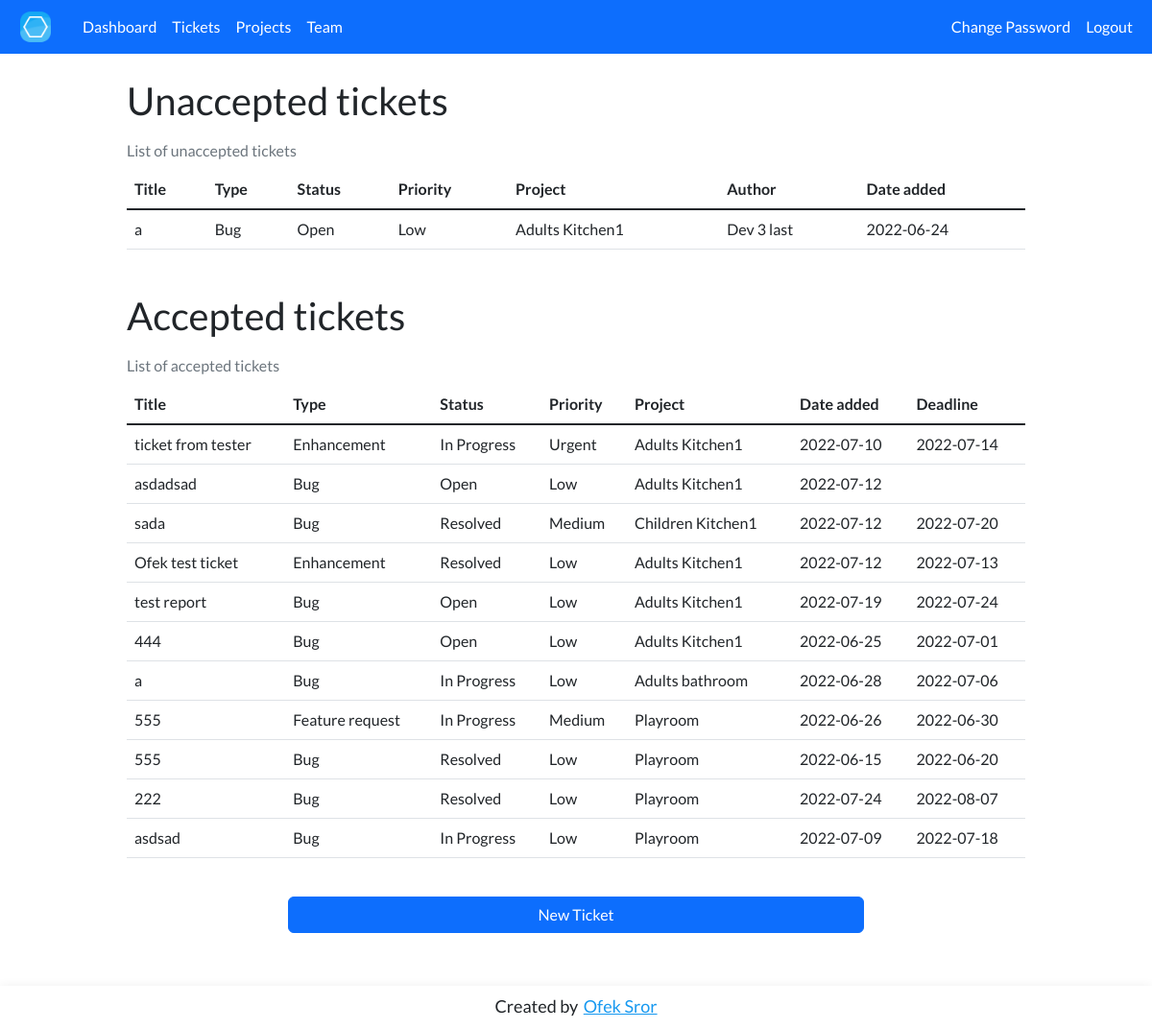
The app's page /control/tickets (signed in) with its own data.
### tables this page shows
CREATE TABLE tickets (
    id INTEGER PRIMARY KEY,
    title TEXT,
    description TEXT,
    status TEXT,
    priority TEXT,
    type TEXT,
    deadline DATE,
    time_estimate INTEGER,
    author INTEGER,
    date_added DATE,
    project INTEGER,
    accepted BIT DEFAULT 0,
    FOREIGN KEY(author) REFERENCES users(id)
    FOREIGN KEY(project) REFERENCES projects(id)
);

CREATE TABLE projects (
    id INTEGER PRIMARY KEY,
    company INTEGER,
    title TEXT,
    status TEXT,
    FOREIGN KEY(company) REFERENCES companies(id)
);

### app.py (the view)
@app.route("/control/tickets", methods=["GET", "POST"]) #/test/tickets
@login_required
def testTicketManagement():
    if request.method == 'POST':
        ticket_id = request.form.get("ticket-ID")
        title = request.form.get("ticket-Title")
        description = request.form.get("ticket-Description")
        t_type = request.form.get("ticket-Type")
        status = request.form.get("ticket-Status")
        priority = request.form.get("ticket-Priority")
        deadline = request.form.get("ticket-Deadline")
        time_estimate = request.form.get("ticket-TimeEstimate")
        project = request.form.get("ticket-Projects")
        cursor.execute("UPDATE tickets SET title=?, description=?, status=?, priority=?, type=?, deadline=?, time_estimate=?, project=?, accepted = 1 WHERE id = ?", (title, description, status, priority, t_type, deadline, time_estimate, project, ticket_id,))
        assigned = request.form.getlist('ticket-Assign')
        cursor.execute("DELETE FROM assignedtickets WHERE ticket_id = ?", (ticket_id,))
        for member in assigned:
            cursor.execute("INSERT INTO assignedtickets (ticket_id, dev_id) VALUES (?, ?)", (ticket_id, member,))
        db.commit()
        flash("Ticket updated successfully")
        return redirect("/control/tickets")
    else:
        if session['role'] != 'admin':
            return redirect('/')
        raw_tickets = cursor.execute("SELECT * FROM tickets WHERE project IN (SELECT id FROM projects WHERE company = ?)", (session['company'],)).fetchall()
        unaccepted_tickets = []
        accepted_tickets = []
        for raw_ticket in raw_tickets:
            first, last = cursor.execute("SELECT first_name, last_name FROM users WHERE id = ?", (raw_ticket[8],)).fetchall()[0]
            author = first + " " + last
            properties = {
                "id": raw_ticket[0],
                "title": raw_ticket[1],
                "description": raw_ticket[2],
                "status": raw_ticket[3],
                "priority": raw_ticket[4],
                "type": raw_ticket[5],
                "deadline": raw_ticket[6],
                "time_estimate": raw_ticket[7],
                "author": author,
                "date_added": raw_ticket[9],
                "project": cursor.execute("SELECT title FROM projects WHERE id = ?", (raw_ticket[10],)).fetchall()[0][0],
                "project_id": raw_ticket[10],
            }
            if raw_ticket[11] == 0 or raw_ticket[11] == None:
                unaccepted_tickets.append(properties)
            elif raw_ticket[11] == 1:
                accepted_tickets.append(properties)
        raw_projects = cursor.execute('SELECT id, title FROM projects WHERE company = ?', (session['company'],)).fetchall()
        projects = []
        for i in raw_projects:
            projects.append({
                "id": i[0],
                "title": i[1]
            })
        raw_members = cursor.execute('SELECT id, first_name, last_name, role FROM users WHERE company_id = ?', (session['company'],)).fetchall()
        members = []
        for i in raw_members:
            members.append({
                "id": i[0],
                "name": i[1] + " " + i[2],
                "role": i[3].title()
            })
        return render_template("tickets.html", UnacceptedTickets=unaccepted_tickets, AcceptedTickets=accepted_tickets, Projects=projects, Members=members)

### helpers.py (called while the page is built)
def login_required(f):
    @wraps(f)
    def decorated_function(*args, **kwargs):
        if session.get("user_id") is None:
            return redirect("/account/login")
        session['company'] = t_cursor.execute('SELECT company_id FROM users WHERE id = ?', (session['user_id'],)).fetchall()[0][0]
        session['role'] = t_cursor.execute('SELECT role FROM users WHERE id = ?', (session['user_id'],)).fetchall()[0][0]
        t_db.commit()
        if session['company'] is None:
            return redirect('/account/wait')
        if session['role'] is None:
            return redirect('/account/wait')
        return f(*args, **kwargs)
    return decorated_function

### templates/tickets.html (shortened to what this page needs)
{% extends "layout.html" %}
{% block nav %}
    <li class="nav-item">
        <a class="nav-link active" aria-current="page" href="/control/tickets">Tickets</a>
    </li>
    <li class="nav-item">
        <a class="nav-link active" aria-current="page" href="/control/projects">Projects</a>
    </li>
    <li class="nav-item">
        <a class="nav-link active" aria-current="page" href="/control/team">Team</a>
    </li>
{% endblock %}
{% block main %}
    <div id="unacceptedTickets" class="container-fluid" style="max-width: 80%;">
        <h1>Unaccepted tickets</h1>
        <table class="table table-hover caption-top">
            <caption>List of unaccepted tickets</caption>
            <thead>
                <tr>
                    <th>Title</th>
                    <th>Type</th>
                    <th>Status</th>
                    <th>Priority</th>
                    <th>Project</th>
                    <th>Author</th>
                    <th>Date added</th>
                </tr>
            </thead>
            <tbody class="table-group-divider">
                {% for ticket in UnacceptedTickets %}
                    <tr data-bs-toggle="modal" data-bs-target="#TicketsModal"
                    data-bs-type="{{ ticket.type }}" data-bs-status="{{ ticket.status }}" data-bs-title="{{ ticket.title }}"
                    data-bs-description="{{ ticket.description }}" data-bs-id="{{ ticket.id }}" data-bs-priority="{{ ticket.priority }}"
                    data-bs-deadline="{{ ticket.deadline }}" data-bs-timeestimate="{{ ticket.time_estimate }}" data-bs-author="{{ ticket.author }}"
                    data-bs-dateadded="{{ ticket.date_added }}" data-bs-project="{{ ticket.project }}" data-bs-projectid="{{ ticket.project_id }}"
                    data-bs-button="Accept Ticket" data-bs-accepted="0">
                        <td>{{ ticket.title }}</td>
                        <td>{{ ticket.type }}</td>
                        <td>{{ ticket.status }}</td>
                        <td>{{ ticket.priority }}</td>
                        <td>{{ ticket.project }}</td>
                        <td>{{ ticket.author }}</td>
                        <td>{{ ticket.date_added }}</td>
                    </tr>
                {% endfor %}
            </tbody>
        </table>
    </div>
    <div id="acceptedTickets" class="container-fluid" style="max-width: 80%; margin-top: 45px;">
        <h1>Accepted tickets</h1>
        <table class="table table-hover caption-top">
            <caption>List of accepted tickets</caption>
            <thead>
                <tr>
                    <th>Title</th>
                    <th>Type</th>
                    <th>Status</th>
                    <th>Priority</th>
                    <th>Project</th>
                    <th>Date added</th>
                    <th>Deadline</th>
                </tr>
            </thead>
            <tbody class="table-group-divider">
                {% for ticket in AcceptedTickets %}
                    <tr data-bs-toggle="modal" data-bs-target="#TicketsModal"
                    data-bs-type="{{ ticket.type }}" data-bs-status="{{ ticket.status }}" data-bs-title="{{ ticket.title }}"
                    data-bs-description="{{ ticket.description }}" data-bs-id="{{ ticket.id }}" data-bs-priority="{{ ticket.priority }}"
                    data-bs-deadline="{{ ticket.deadline }}" data-bs-timeestimate="{{ ticket.time_estimate }}" data-bs-author="{{ ticket.author }}"
                    data-bs-dateadded="{{ ticket.date_added }}" data-bs-project="{{ ticket.project }}" data-bs-projectid="{{ ticket.project_id }}"
                    data-bs-button="Save Changes" data-bs-accepted="1">
                        <td>{{ ticket.title }}</td>
                        <td>{{ ticket.type }}</td>
                        <td>{{ ticket.status }}</td>
                        <td>{{ ticket.priority }}</td>
                        <td>{{ ticket.project }}</td>
                        <td>{{ ticket.date_added }}</td>
                        <td>{{ ticket.deadline }}</td>
                    </tr>
                {% endfor %}
            </tbody>
        </table>
    </div>
    <div class="text-center d-grid gap-2 col-6 mx-auto" style="margin-top: 40px; max-width: 600px; margin-bottom: 100px;">
        <button data-bs-toggle="modal" data-bs-target="#newTicketModal" class="btn btn-primary">New Ticket</button>
    </div>
{% endblock %}

### templates/layout.html (shortened to what this page needs)
<!DOCTYPE html>
<html lang="en">
<head>
    <link href="https://cdn.jsdelivr.net/npm/bootstrap@5.2.0-beta1/dist/css/bootstrap.min.css" rel="stylesheet">
</head>
<body>
    <nav id="navbar" class="navbar navbar-expand-lg sticky-top navbar-dark bg-primary" style="margin-bottom: 25px;">
      <div class="container-fluid">
        <a class="navbar-brand" href="/" style="padding: 1px;">
          <img src="/static/logo.png" alt="" width="48" height="38">
        </a>
        <div class="collapse navbar-collapse" id="navbarSupportedContent">
          <ul class="navbar-nav me-auto mb-2 mb-lg-0">
            <li class="nav-item">
              <a class="nav-link active" aria-current="page" href="/" id="dashElement">Dashboard</a>
            </li>
            {% block nav %}
            {% endblock %}
          </ul>
          <ul id="accountNavbarOptions" class="navbar-nav">
            <li class="nav-item">
              <a class="nav-link active" aria-current="page" id="dashElement" href="/account/password">Change Password</a>
            </li>
            <li>
              <a class="nav-link active" aria-current="page" id="dashElement" href="/account/logout">Logout</a>
            </li>
          </ul>
        </div>
      </div>
    </nav>
    {% block main %}
    {% endblock %}
    <div class="footer">
      <p style="pointer-events:none;">Created by <a style="pointer-events:initial; color: rgb(23, 153, 240); margin-left: 2px;" href="https://github.com/Ofeksror">Ofek Sror</a></p>
    </div>
</body>
</html>

### templates/layout.html (style rules this page uses)
body { font-family: 'Lato', sans-serif; }
.footer { height: 45px; line-height: 42px; position: fixed; margin: auto; left: 0; bottom: 0; width: 100%; background-color: rgb(255, 255, 255); box-shadow: 0px 0px 10px rgba(0, 0, 0, 0.062); text-align: center; pointer-events: none; padding-bottom: 10px; font-size: 18px; }

### records on screen
tickets: type "Bug", status "Open", priority "Low", date_added "2022-06-24"
projects: project "Adults Kitchen1", project "Adults Kitchen1" "Adults Kitchen1" "Adults Kitchen1" "Adults Kitchen1" "Adults Kitchen1"
tickets: title "ticket from tester", type "Enhancement", status "In Progress", priority "Urgent", date_added "2022-07-10", deadline "2022-07-14"
tickets: title "asdadsad", type "Bug", status "Open", priority "Low", date_added "2022-07-12"
tickets: title "sada", type "Bug", status "Resolved", priority "Medium", date_added "2022-07-12", deadline "2022-07-20"
projects: project "Children Kitchen1"
tickets: title "Ofek test ticket", type "Enhancement", status "Resolved", priority "Low", date_added "2022-07-12", deadline "2022-07-13"
tickets: title "test report", type "Bug", status "Open", priority "Low", date_added "2022-07-19", deadline "2022-07-24"
tickets: title "444", type "Bug", status "Open", priority "Low", date_added "2022-06-25", deadline "2022-07-01"
tickets: type "Bug", status "In Progress", priority "Low", date_added "2022-06-28", deadline "2022-07-06"
projects: project "Adults bathroom"
tickets: title "555", type "Feature request", status "In Progress", priority "Medium", date_added "2022-06-26", deadline "2022-06-30"
projects: project "Playroom" "Playroom" "Playroom" "Playroom"
tickets: title "555", type "Bug", status "Resolved", priority "Low", date_added "2022-06-15", deadline "2022-06-20"
tickets: title "222", type "Bug", status "Resolved", priority "Low", date_added "2022-07-24", deadline "2022-08-07"
tickets: title "asdsad", type "Bug", status "In Progress", priority "Low", date_added "2022-07-09", deadline "2022-07-18"

### other values on screen
{{ ticket.title }} "a"
{{ ticket.author }} "Dev 3 last"
